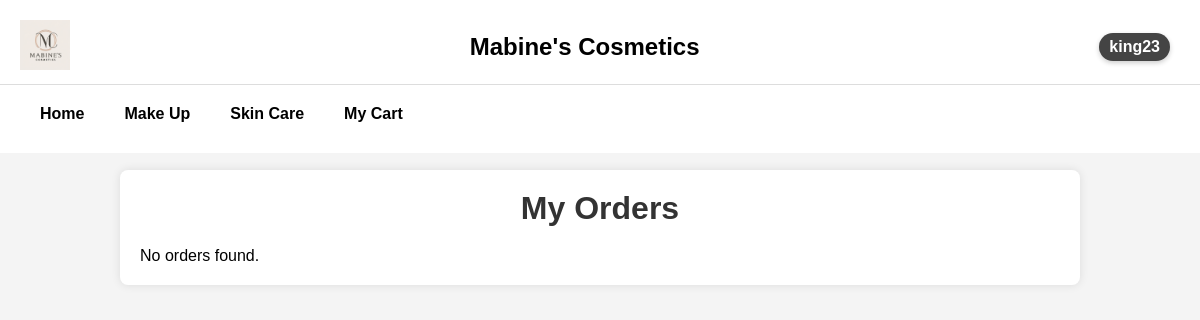
/Order.php (signed in), run on an earlier commit of the app's database.
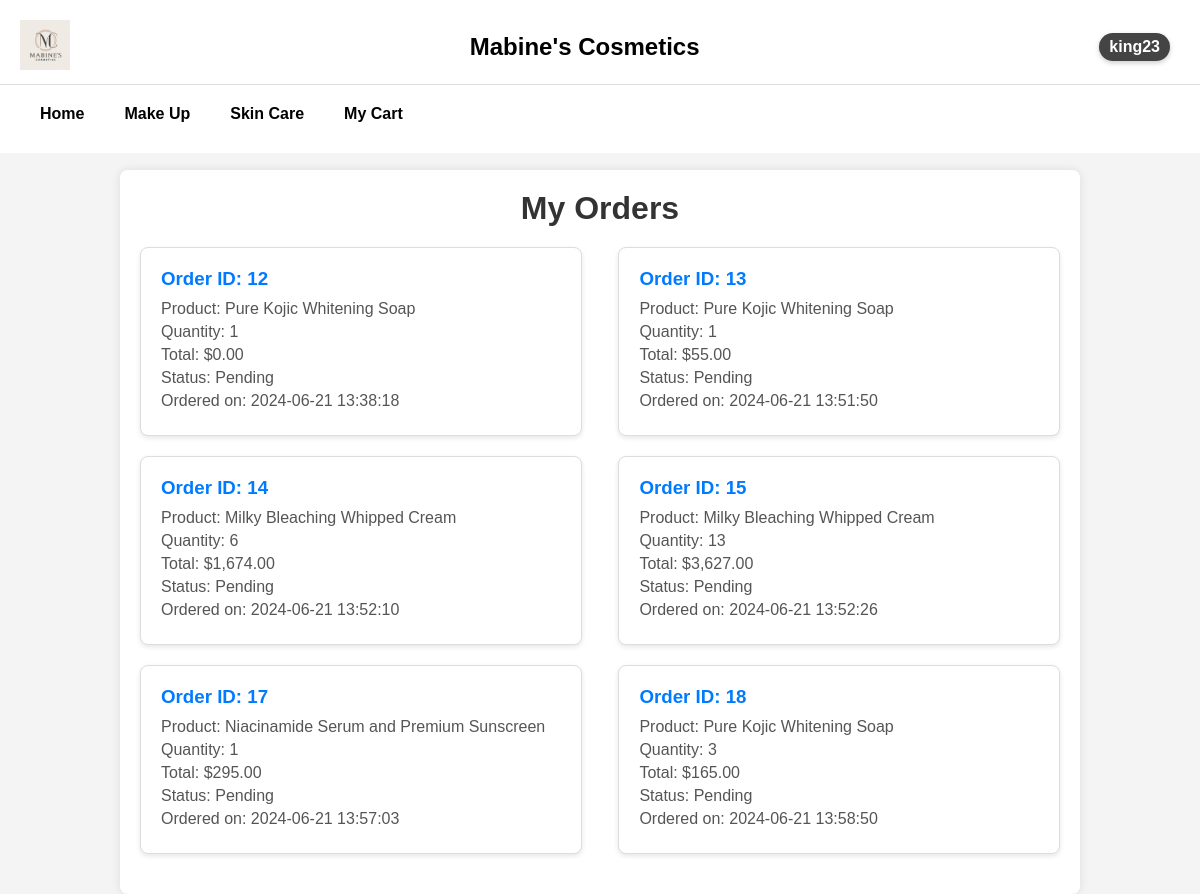
And on a later commit of the database.
### tables this page shows
CREATE TABLE `order_items` (
  `id` int(11) NOT NULL,
  `order_id` int(11) NOT NULL,
  `product_id` int(11) NOT NULL,
  `quantity` int(11) NOT NULL,
  `price` decimal(10,2) NOT NULL
);

CREATE TABLE `orders` (
  `id` int(11) NOT NULL,
  `user_id` int(11) NOT NULL,
  `total` decimal(10,2) NOT NULL,
  `status` enum('pending','shipped','in_transit','delivered') NOT NULL DEFAULT 'pending',
  `created_at` timestamp NOT NULL DEFAULT current_timestamp(),
  `updated_at` timestamp NOT NULL DEFAULT current_timestamp() ON UPDATE current_timestamp(),
  `shipping_address` varchar(255) NOT NULL,
  `shipping_city` varchar(100) NOT NULL,
  `shipping_postal_code` varchar(20) NOT NULL,
  `shipping_country` varchar(100) NOT NULL
);

CREATE TABLE `products` (
  `id` int(11) NOT NULL,
  `name` varchar(255) NOT NULL,
  `description` text DEFAULT NULL,
  `price` decimal(10,2) NOT NULL,
  `category_id` int(11) DEFAULT NULL,
  `image` varchar(255) DEFAULT NULL,
  `stock_quantity` int(11) DEFAULT 0,
  `status` enum('active','inactive') DEFAULT 'active',
  `created_at` timestamp NOT NULL DEFAULT current_timestamp(),
  `updated_at` timestamp NOT NULL DEFAULT current_timestamp() ON UPDATE current_timestamp()
);

### Order.php (the view, shortened to what this page needs)
<?php
include 'db.php';
include 'header.php';
$user_id = $_SESSION['id'];
$query = "SELECT orders.id, orders.total, orders.status, orders.created_at, products.name, order_items.quantity
          FROM orders
          INNER JOIN order_items ON orders.id = order_items.order_id
          INNER JOIN products ON order_items.product_id = products.id
          WHERE orders.user_id = ?";
$stmt = $conn->prepare($query);
$stmt->bind_param('i', $user_id);
$stmt->execute();
$result = $stmt->get_result();
$order_status_messages = [
    'pending' => 'Pending',
    'shipped' => 'Your item is packed and waiting for delivery',
    'in_transit' => 'Your item is with our logistic partner',
    'delivered' => 'Your item is delivered'
];
?>
<!DOCTYPE html>
<html>
<head>
    <link rel="stylesheet" href="order.css">
</head>
<body>
    <div class="container">
        <h1>My Orders</h1>
        <section class="order-section">
            <?php if ($result->num_rows > 0): ?>
                <?php while ($order = $result->fetch_assoc()): ?>
                    <div class="order-item">
                        <h3>Order ID: <?= htmlspecialchars($order['id']); ?></h3>
                        <p>Product: <?= htmlspecialchars($order['name']); ?></p>
                        <p>Quantity: <?= htmlspecialchars($order['quantity']); ?></p>
                        <p>Total: $<?= number_format($order['total'], 2); ?></p>
                        <p>Status: <?= $order_status_messages[$order['status']]; ?></p>
                        <p>Ordered on: <?= htmlspecialchars($order['created_at']); ?></p>
                    </div>
                <?php endwhile; ?>
            <?php else: ?>
                <p>No orders found.</p>
            <?php endif; ?>
        </section>
    </div>
</body>
</html>

What changed in the data, as far as the page shows it:
added order_items: order "12", product.name "Pure Kojic Whitening Soap", quantity "1", order.total "0.00", order.status "Pending", order.created_at "2024-06-21 13:38:18"
added order_items: order "13", product.name "Pure Kojic Whitening Soap", quantity "1", order.total "55.00", order.status "Pending", order.created_at "2024-06-21 13:51:50"
added order_items: order "14", product.name "Milky Bleaching Whipped Cream", quantity "6", order.total "1,674.00", order.status "Pending", order.created_at "2024-06-21 13:52:10"
added order_items: order "15", product.name "Milky Bleaching Whipped Cream", quantity "13", order.total "3,627.00", order.status "Pending", order.created_at "2024-06-21 13:52:26"
added order_items: order "17", product.name "Niacinamide Serum and Premium Sunscreen", quantity "1", order.total "295.00", order.status "Pending", order.created_at "2024-06-21 13:57:03"
added order_items: order "18", product.name "Pure Kojic Whitening Soap", quantity "3", order.total "165.00", order.status "Pending", order.created_at "2024-06-21 13:58:50"
Also different on the page:
text no longer shown: "No orders found."
